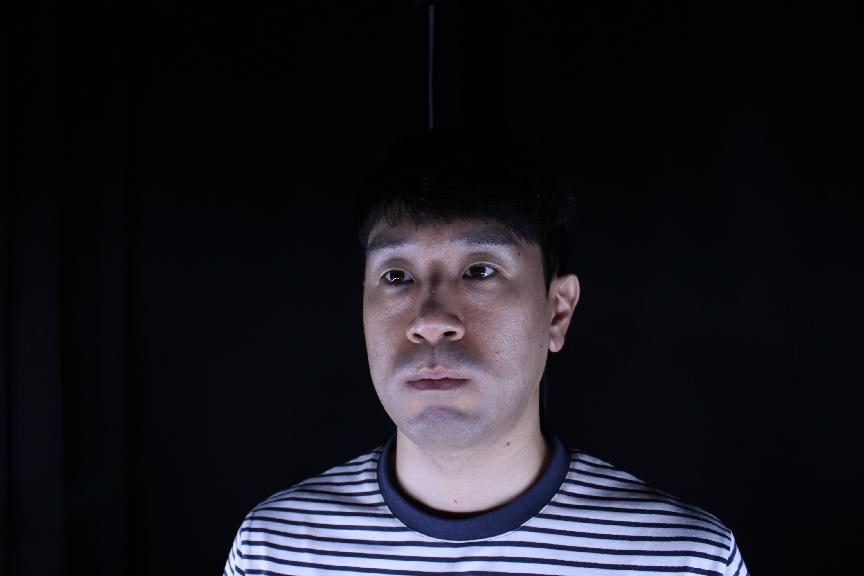
#> input picture src/data/origin/19072332_L12_C6.jpg, 864 x 576 px; its folder holds 4 pictures in this run
$ python label.py
#> lines starting #> are read from the running program, lines starting #| are printed output that depends on the picture; after the words box and inside, x2 and y2 are one past the last pixel; in counts of white or black regions, pixels touching at a corner belong together; pictures that were not available may be replaced by others from this repository, and a replacement may not be noted
### src/selectinwindow.py
# MIT License

# Copyright (c) 2016 Akshay Chavan

# Permission is hereby granted, free of charge, to any person obtaining a copy
# of this software and associated documentation files (the "Software"), to deal
# in the Software without restriction, including without limitation the rights
# to use, copy, modify, merge, publish, distribute, sublicense, and/or sell
# copies of the Software, and to permit persons to whom the Software is
# furnished to do so, subject to the following conditions:

# The above copyright notice and this permission notice shall be included in all
# copies or substantial portions of the Software.

# THE SOFTWARE IS PROVIDED "AS IS", WITHOUT WARRANTY OF ANY KIND, EXPRESS OR
# IMPLIED, INCLUDING BUT NOT LIMITED TO THE WARRANTIES OF MERCHANTABILITY,
# FITNESS FOR A PARTICULAR PURPOSE AND NONINFRINGEMENT. IN NO EVENT SHALL THE
# AUTHORS OR COPYRIGHT HOLDERS BE LIABLE FOR ANY CLAIM, DAMAGES OR OTHER
# LIABILITY, WHETHER IN AN ACTION OF CONTRACT, TORT OR OTHERWISE, ARISING FROM,
# OUT OF OR IN CONNECTION WITH THE SOFTWARE OR THE USE OR OTHER DEALINGS IN THE
# SOFTWARE.

import cv2
import numpy as np
coords = {}

class Rect:

    def __init__(self):
        self.x = None
        self.y = None
        self.w = None
        self.h = None

    def printit(self):
        print (str(self.x) + ',' + str(self.y) + ',' + str(self.w) + ',' + str(self.h))


# endclass

class dragRect:
    def __init__(self):
        # Limits on the canvas
        self.keepWithin = Rect()
        # To store rectangle
        self.outRect = Rect()
        # To store rectangle anchor point
        # Here the rect class object is used to store
        # the distance in the x and y direction from
        # the anchor point to the top-left and the bottom-right corner
        self.anchor = Rect()
        # Selection marker size
        self.sBlk = 4
        # Whether initialized or not
        self.initialized = False

        # Image
        self.image = None

        # Window Name
        self.wname = ""

        # Return flag
        self.returnflag = False

        # FLAGS
        # Rect already present
        self.active = False
        # Drag for rect resize in progress
        self.drag = False
        # Marker flags by positions
        self.TL = False
        self.TM = False
        self.TR = False
        self.LM = False
        self.RM = False
        self.BL = False
        self.BM = False
        self.BR = False
        self.hold = False


# endclass
class utils:


    def init(self, dragObj, Img, windowName, windowWidth, windowHeight, initXYWH):
        # Image
        dragObj.image = Img

        # Window name
        dragObj.wname = windowName

        # Limit the selection box to the canvas
        dragObj.keepWithin.x = 0
        dragObj.keepWithin.y = 0
        dragObj.keepWithin.w = windowWidth
        dragObj.keepWithin.h = windowHeight

        # Set rect to zero width and height
        dragObj.outRect.x = initXYWH[0]
        dragObj.outRect.y = initXYWH[1]
        dragObj.outRect.w = initXYWH[2]
        dragObj.outRect.h = initXYWH[3]


    def initDraw(self, dragObj, Img, windowName, windowWidth, windowHeight, initXYWH):

        self.mouseDown(initXYWH[0], initXYWH[1], dragObj)
        self.mouseMove(initXYWH[0] + initXYWH[2], initXYWH[1] + initXYWH[3], dragObj)
        self.mouseUp(initXYWH[0] + initXYWH[2], initXYWH[1] + initXYWH[3], dragObj)

    # enddef

    # [79 lines left out: functions dragrect, resultCallBack, pointInRect, mouseDoubleClick, not called in this run]
                # cv2.destroyWindow(dragObj.wname)
                # cv2.destroyAllWindows()
            # endif

        # endif


    # enddef

    def mouseDown(self, eX, eY, dragObj):
        if dragObj.active:

            if self.pointInRect(eX, eY, dragObj.outRect.x - dragObj.sBlk,
                        dragObj.outRect.y - dragObj.sBlk,
                        dragObj.sBlk * 2, dragObj.sBlk * 2):
                dragObj.TL = True
                return True
            # endif
            if self.pointInRect(eX, eY, dragObj.outRect.x + dragObj.outRect.w - dragObj.sBlk,
                        dragObj.outRect.y - dragObj.sBlk,
                        dragObj.sBlk * 2, dragObj.sBlk * 2):
                dragObj.TR = True
                return True
            # endif
            if self.pointInRect(eX, eY, dragObj.outRect.x - dragObj.sBlk,
                        dragObj.outRect.y + dragObj.outRect.h - dragObj.sBlk,
                        dragObj.sBlk * 2, dragObj.sBlk * 2):
                dragObj.BL = True
                return True
            # endif
            if self.pointInRect(eX, eY, dragObj.outRect.x + dragObj.outRect.w - dragObj.sBlk,
                        dragObj.outRect.y + dragObj.outRect.h - dragObj.sBlk,
                        dragObj.sBlk * 2, dragObj.sBlk * 2):
                dragObj.BR = True
                return True
            # endif

            if self.pointInRect(eX, eY, dragObj.outRect.x + dragObj.outRect.w / 2 - dragObj.sBlk,
                        dragObj.outRect.y - dragObj.sBlk,
                        dragObj.sBlk * 2, dragObj.sBlk * 2):
                dragObj.TM = True
                return True
            # endif
            if self.pointInRect(eX, eY, dragObj.outRect.x + dragObj.outRect.w / 2 - dragObj.sBlk,
                        dragObj.outRect.y + dragObj.outRect.h - dragObj.sBlk,
                        dragObj.sBlk * 2, dragObj.sBlk * 2):
                dragObj.BM = True
                return True
            # endif
            if self.pointInRect(eX, eY, dragObj.outRect.x - dragObj.sBlk,
                        dragObj.outRect.y + dragObj.outRect.h / 2 - dragObj.sBlk,
                        dragObj.sBlk * 2, dragObj.sBlk * 2):
                dragObj.LM = True
                return True
            # endif
            if self.pointInRect(eX, eY, dragObj.outRect.x + dragObj.outRect.w - dragObj.sBlk,
                        dragObj.outRect.y + dragObj.outRect.h / 2 - dragObj.sBlk,
                        dragObj.sBlk * 2, dragObj.sBlk * 2):
                dragObj.RM = True
                return True
            # endif

            # This has to be below all of the other conditions
            if self.pointInRect(eX, eY, dragObj.outRect.x, dragObj.outRect.y, dragObj.outRect.w, dragObj.outRect.h):
                dragObj.anchor.x = eX - dragObj.outRect.x
                dragObj.anchor.w = dragObj.outRect.w - dragObj.anchor.x
                dragObj.anchor.y = eY - dragObj.outRect.y
                dragObj.anchor.h = dragObj.outRect.h - dragObj.anchor.y
                dragObj.hold = True

                return False

            return False
            # endif

        else:
            dragObj.outRect.x = eX
            dragObj.outRect.y = eY
            dragObj.drag = True
            dragObj.active = True
            return

        # endelseif


    # enddef

    def mouseMove(self, eX, eY, dragObj):

        if dragObj.drag & dragObj.active:
            dragObj.outRect.w = eX - dragObj.outRect.x
            dragObj.outRect.h = eY - dragObj.outRect.y
            self.clearCanvasNDraw(dragObj)
            return True
        # endif

        if dragObj.hold:
            dragObj.outRect.x = eX - dragObj.anchor.x
            dragObj.outRect.y = eY - dragObj.anchor.y

            if dragObj.outRect.x < dragObj.keepWithin.x:
                dragObj.outRect.x = dragObj.keepWithin.x
            # endif
            if dragObj.outRect.y < dragObj.keepWithin.y:
                dragObj.outRect.y = dragObj.keepWithin.y
            # endif
            if (dragObj.outRect.x + dragObj.outRect.w) > (dragObj.keepWithin.x + dragObj.keepWithin.w - 1):
                dragObj.outRect.x = dragObj.keepWithin.x + dragObj.keepWithin.w - 1 - dragObj.outRect.w
            # endif
            if (dragObj.outRect.y + dragObj.outRect.h) > (dragObj.keepWithin.y + dragObj.keepWithin.h - 1):
                dragObj.outRect.y = dragObj.keepWithin.y + dragObj.keepWithin.h - 1 - dragObj.outRect.h
            # endif

            self.clearCanvasNDraw(dragObj)
            return True
        # endif

        if dragObj.TL:
            dragObj.outRect.w = (dragObj.outRect.x + dragObj.outRect.w) - eX
            dragObj.outRect.h = (dragObj.outRect.y + dragObj.outRect.h) - eY
            dragObj.outRect.x = eX
            dragObj.outRect.y = eY
            self.clearCanvasNDraw(dragObj)
            return False
        # endif
        if dragObj.BR:
            dragObj.outRect.w = eX - dragObj.outRect.x
            dragObj.outRect.h = eY - dragObj.outRect.y
            self.clearCanvasNDraw(dragObj)
            return False
        # endif
        if dragObj.TR:
            dragObj.outRect.h = (dragObj.outRect.y + dragObj.outRect.h) - eY
            dragObj.outRect.y = eY
            dragObj.outRect.w = eX - dragObj.outRect.x
            self.clearCanvasNDraw(dragObj)
            return False
        # endif
        if dragObj.BL:
            dragObj.outRect.w = (dragObj.outRect.x + dragObj.outRect.w) - eX
            dragObj.outRect.x = eX
            dragObj.outRect.h = eY - dragObj.outRect.y
            self.clearCanvasNDraw(dragObj)
            return False
        # endif

        if dragObj.TM:
            dragObj.outRect.h = (dragObj.outRect.y + dragObj.outRect.h) - eY
            dragObj.outRect.y = eY
            self.clearCanvasNDraw(dragObj)
            return False
        # endif
        if dragObj.BM:
            dragObj.outRect.h = eY - dragObj.outRect.y
            self.clearCanvasNDraw(dragObj)
            return False
        # endif
        if dragObj.LM:
            dragObj.outRect.w = (dragObj.outRect.x + dragObj.outRect.w) - eX
            dragObj.outRect.x = eX
            self.clearCanvasNDraw(dragObj)
            return False
        # endif
        if dragObj.RM:
            dragObj.outRect.w = eX - dragObj.outRect.x
            self.clearCanvasNDraw(dragObj)
            return False

        return False
        # endif


    # enddef

    def mouseUp(self, eX, eY, dragObj):
        dragObj.drag = False
        self.disableResizeButtons(dragObj)
        self.straightenUpRect(dragObj)
        if dragObj.outRect.w == 0 or dragObj.outRect.h == 0:
            dragObj.active = False
        # endif

        self.clearCanvasNDraw(dragObj)


    # enddef

    def disableResizeButtons(self, dragObj):
        dragObj.TL = dragObj.TM = dragObj.TR = False
        dragObj.LM = dragObj.RM = False
        dragObj.BL = dragObj.BM = dragObj.BR = False
        dragObj.hold = False


    # enddef

    def straightenUpRect(self, dragObj):
        if dragObj.outRect.w < 0:
            dragObj.outRect.x = dragObj.outRect.x + dragObj.outRect.w
            dragObj.outRect.w = -dragObj.outRect.w
        # endif
        if dragObj.outRect.h < 0:
            dragObj.outRect.y = dragObj.outRect.y + dragObj.outRect.h
            dragObj.outRect.h = -dragObj.outRect.h
        # endif


    # enddef

    def clearCanvasNDraw(self, dragObj):
        # Draw

        tmp = dragObj.image.copy()
        cv2.rectangle(tmp, (dragObj.outRect.x, dragObj.outRect.y),
                    (dragObj.outRect.x + dragObj.outRect.w,
                    dragObj.outRect.y + dragObj.outRect.h), (0, 255, 0), 2)

        self.drawSelectMarkers(tmp, dragObj)
        cv2.imshow(dragObj.wname, tmp)

        global coords

        obj = dragRect()
        obj.outRect.x = dragObj.outRect.x
        obj.outRect.y = dragObj.outRect.y
        obj.outRect.w = dragObj.outRect.w
        obj.outRect.h = dragObj.outRect.h
        obj.wname = dragObj.wname
        coords[dragObj.wname] = obj

        tmps = []

        for key in coords.keys():
            _obj = coords[key]

            tmps.append([_obj.outRect.x, _obj.outRect.y,  _obj.outRect.w, _obj.outRect.h])

            cv2.rectangle(tmp, (_obj.outRect.x, _obj.outRect.y),
                    (_obj.outRect.x + _obj.outRect.w,
                    _obj.outRect.y + _obj.outRect.h), (0, 255, 0), 2)

            self.drawSelectMarkers(tmp, _obj)

        # [15 lines of commented-out code are left out]
        cv2.imshow("result", tmp)


        # key = cv2.waitKey(1)

        # if key == 27:
        #     print(tmps)


    # enddef

    def drawSelectMarkers(self, image, dragObj):
        # Top-Left
        cv2.rectangle(image, (int(dragObj.outRect.x - dragObj.sBlk),
                            int(dragObj.outRect.y - dragObj.sBlk)),
                    (int(dragObj.outRect.x - dragObj.sBlk + dragObj.sBlk * 2),
                    int(dragObj.outRect.y - dragObj.sBlk + dragObj.sBlk * 2)),
                    (0, 255, 0), 2)
        # Top-Rigth
        cv2.rectangle(image, (int(dragObj.outRect.x + dragObj.outRect.w - dragObj.sBlk),
                            int(dragObj.outRect.y - dragObj.sBlk)),
                    (int(dragObj.outRect.x + dragObj.outRect.w - dragObj.sBlk + dragObj.sBlk * 2),
                    int(dragObj.outRect.y - dragObj.sBlk + dragObj.sBlk * 2)),
                    (0, 255, 0), 2)
        # Bottom-Left
        cv2.rectangle(image, (int(dragObj.outRect.x - dragObj.sBlk),
                            int(dragObj.outRect.y + dragObj.outRect.h - dragObj.sBlk)),
                    (int(dragObj.outRect.x - dragObj.sBlk + dragObj.sBlk * 2),
                    int(dragObj.outRect.y + dragObj.outRect.h - dragObj.sBlk + dragObj.sBlk * 2)),
                    (0, 255, 0), 2)
        # Bottom-Right
        cv2.rectangle(image, (int(dragObj.outRect.x + dragObj.outRect.w - dragObj.sBlk),
                            int(dragObj.outRect.y + dragObj.outRect.h - dragObj.sBlk)),
                    (int(dragObj.outRect.x + dragObj.outRect.w - dragObj.sBlk + dragObj.sBlk * 2),
                    int(dragObj.outRect.y + dragObj.outRect.h - dragObj.sBlk + dragObj.sBlk * 2)),
                    (0, 255, 0), 2)

        # Top-Mid
        cv2.rectangle(image, (int(dragObj.outRect.x + dragObj.outRect.w / 2 - dragObj.sBlk),
                            int(dragObj.outRect.y - dragObj.sBlk)),
                    (int(dragObj.outRect.x + dragObj.outRect.w / 2 - dragObj.sBlk + dragObj.sBlk * 2),
                    int(dragObj.outRect.y - dragObj.sBlk + dragObj.sBlk * 2)),
                    (0, 255, 0), 2)
        # Bottom-Mid
        cv2.rectangle(image, (int(dragObj.outRect.x + dragObj.outRect.w / 2 - dragObj.sBlk),
                            int(dragObj.outRect.y + dragObj.outRect.h - dragObj.sBlk)),
                    (int(dragObj.outRect.x + dragObj.outRect.w / 2 - dragObj.sBlk + dragObj.sBlk * 2),
                    int(dragObj.outRect.y + dragObj.outRect.h - dragObj.sBlk + dragObj.sBlk * 2)),
                    (0, 255, 0), 2)
        # Left-Mid
        cv2.rectangle(image, (int(dragObj.outRect.x - dragObj.sBlk),
                            int(dragObj.outRect.y + dragObj.outRect.h / 2 - dragObj.sBlk)),
                    (int(dragObj.outRect.x - dragObj.sBlk + dragObj.sBlk * 2),
                    int(dragObj.outRect.y + dragObj.outRect.h / 2 - dragObj.sBlk + dragObj.sBlk * 2)),
                    (0, 255, 0), 2)
        # Right-Mid
        cv2.rectangle(image, (int(dragObj.outRect.x + dragObj.outRect.w - dragObj.sBlk),
                            int(dragObj.outRect.y + dragObj.outRect.h / 2 - dragObj.sBlk)),
                    (int(dragObj.outRect.x + dragObj.outRect.w - dragObj.sBlk + dragObj.sBlk * 2),
                    int(dragObj.outRect.y + dragObj.outRect.h / 2 - dragObj.sBlk + dragObj.sBlk * 2)),
                    (0, 255, 0), 2)

    # enddef

### src/label.py
import cv2 # Opencv ver 3.1.0 used
import numpy as np
import os
import json

import sys
sys.setrecursionlimit(10 ** 9)

import selectinwindow as selectinwindow

wNames = ["left-eye", "right-eye", "left-ear", "right-ear", "nose", "mouth", "face"]


# offset_x, y s relative distance to Image's Center Point
eye = {
    "width": 50,
    "height": 25,
    "offset_x": 60,
    "offset_y": -20,
}
ear = {
    "width": 15,
    "height": 40,
    "offset_x": 100,
    "offset_y": 30,
}
nose = {
    "width": 50,
    "height": 80,
    "offset_x": 0,
    "offset_y": 10,
}
mouth = {
    "width": 70,
    "height": 40,
    "offset_x": 0,
    "offset_y": 90,
}
face = {
    "width": 230,
    "height": 320,
    "offset_x": 0,
    "offset_y": 0,
}

dataDirectory = os.getcwd() + '/data/origin/'
dataFileNames = os.listdir(dataDirectory)
dataFileNames.sort()

labelImageDirectory = os.getcwd() + '/data/label/image/'
labelJsonDirectory = os.getcwd() + '/data/label/json/'
labelFileNames = os.listdir(labelImageDirectory)

for dataFileName in dataFileNames:

    # If label Image Exist, PASS
    labelFileName = 'label_' + dataFileName

    if labelFileName in labelFileNames:
        continue

    image = cv2.imread(dataDirectory + dataFileName)
#> image is the input picture: shape (576, 864, 3); mean B, G, R 32.2, 25.2, 25.5
    imageWidth = image.shape[1]
    imageHeight = image.shape[0]

    centerX = int(imageWidth / 2)
    centerY = int(imageHeight / 2)

    _left_eye = [centerX - eye["offset_x"] - int(eye["width"] / 2), centerY + eye["offset_y"] - int(eye["height"] / 2), eye["width"], eye["height"]]
    _right_eye = [centerX + eye["offset_x"] - int(eye["width"] / 2), centerY + eye["offset_y"] - int(eye["height"] / 2), eye["width"], eye["height"]]
    _left_ear = [centerX - ear["offset_x"] - int(ear["width"] / 2), centerY + ear["offset_y"] - int(ear["height"] / 2), ear["width"], ear["height"]]
    _right_ear = [centerX + ear["offset_x"] - int(ear["width"] / 2), centerY + ear["offset_y"] - int(ear["height"] / 2), ear["width"], ear["height"]]
    _nose = [centerX + nose["offset_x"] - int(nose["width"] / 2), centerY + nose["offset_y"] - int(nose["height"] / 2), nose["width"], nose["height"]]
    _mouth = [centerX + mouth["offset_x"] - int(mouth["width"] / 2), centerY + mouth["offset_y"] - int(mouth["height"] / 2), mouth["width"], mouth["height"]]
    _face = [centerX + face["offset_x"] - int(face["width"] / 2), centerY + face["offset_y"] - int(face["height"] / 2), face["width"], face["height"]]

    # left-eye, right-eye, ,left-ear, right-ear, nose, mouth, face
    # initXYWHx = [(100, 55, 30, 30), (170, 55, 30, 30),
    #             (70, 55, 10, 30), (230, 55, 10, 30),
    #             (140, 110, 30, 30), (115, 165, 70, 20), (60, 20, 200, 200)]
    initXYWHx = [_left_eye, _right_eye, _left_ear, _right_ear, _nose, _mouth, _face]

    rects = [selectinwindow.dragRect() for _ in range(len(wNames))]
    selectinwindows = [selectinwindow.utils() for _ in range(len(wNames))]

    for i in range(len(wNames)):
        cv2.namedWindow(wNames[i])
        selectinwindows[i].init(rects[i], image, wNames[i], imageWidth, imageHeight, initXYWHx[i])

        cv2.setMouseCallback(rects[i].wname, selectinwindows[i].dragrect, rects[i])

    for i in range(len(wNames)):
        selectinwindows[i].initDraw(rects[i], image, wNames[i], imageWidth, imageHeight, initXYWHx[i])
#> this loop made 7 passes
#> pass 1, in clearCanvasNDraw, `cv2.imshow(dragObj.wname, tmp)`:
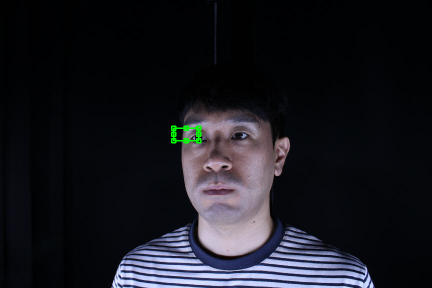
#> window 'left-eye': shape (576, 864, 3) (shown at 1/2 size); mean B, G, R 32.1, 25.6, 25.4
#> pass 2, in clearCanvasNDraw (call 3), `cv2.imshow(dragObj.wname, tmp)`:
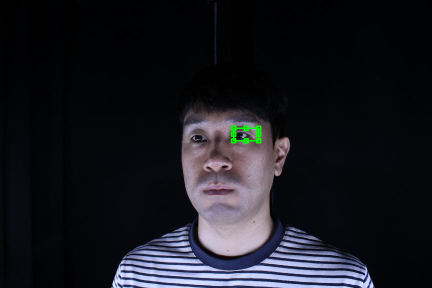
#> window 'right-eye': shape (576, 864, 3) (shown at 1/2 size); mean B, G, R 32, 25.5, 25.3
#> pass 2, in clearCanvasNDraw (call 3), `cv2.imshow("result", tmp)`:
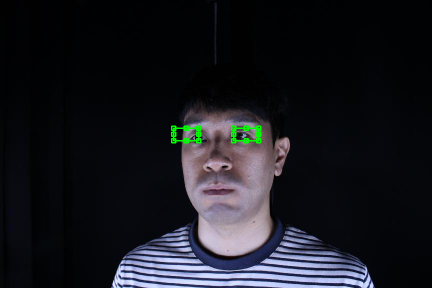
#> window 'result': shape (576, 864, 3) (shown at 1/2 size); mean B, G, R 31.9, 25.9, 25.2

    cv2.namedWindow("result")
    cv2.setMouseCallback("result", selectinwindow.utils().resultCallBack, rects)


    enter = 13
    esc = 27

    print('ESC: PASS to Next Image, ENTER: SEE Label Image\n')

    while True:
        key = cv2.waitKey(1)
#> (key Esc is pressed here)

        if key == esc:
            print('PASS!')
            break

        elif key == enter:

            cv2.destroyAllWindows()

            for rect in selectinwindow.coords.values():
                cv2.rectangle(image, (rect.outRect.x, rect.outRect.y),
                    (rect.outRect.x + rect.outRect.w,
                    rect.outRect.y + rect.outRect.h), (0, 0, 255), 1)

            cv2.imshow('result', image)

            print('ESC: PASS and DO NOT SAVE, ENTER: SAVE this Label Image\n')

            while True:
                key = cv2.waitKey(1)

                if key == esc:
                    print('PASS!\n')
                    break

                elif key == enter:
                    # SAVE json file
                    jsonFileName = labelJsonDirectory + labelFileName[:-4] + '.json'
                    label_data = {}

                    for name in wNames:
                        label_data[name] = selectinwindow.coords[name].outRect.__dict__

                    # for rect in selectinwindow.coords.keys():
                    #     label_data[rect] = selectinwindow.coords[rect].outRect.__dict__

                    with open(jsonFileName,  'w', encoding="utf-8") as make_file:
                        json.dump(label_data, make_file, ensure_ascii=False, indent="\t")

                    cv2.imwrite(labelImageDirectory + labelFileName, image)

                    print(jsonFileName,'SAVED!')

                    break

            break

    cv2.destroyAllWindows()
#> pass 2 of the loop `for dataFileName in dataFileNames:`:
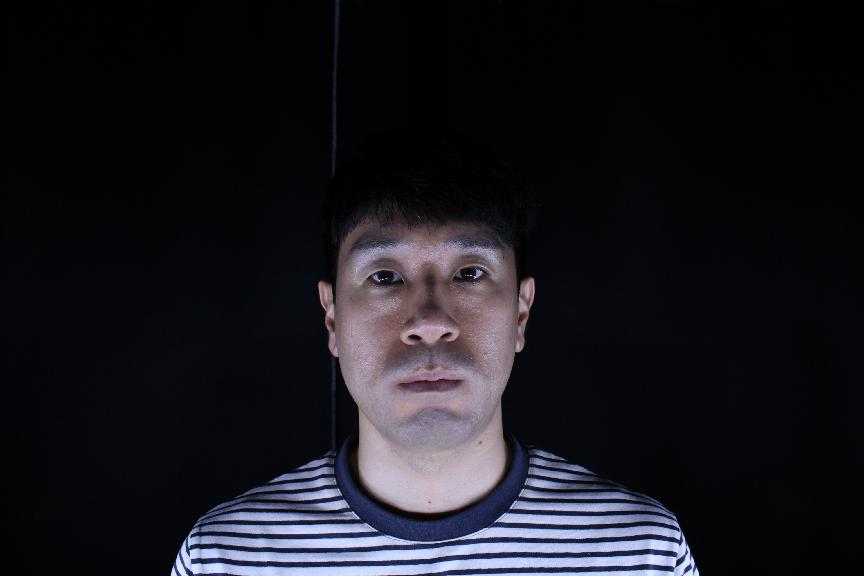
#> input picture src/data/origin/19072332_L12_C7.jpg, 864 x 576 px
#> image is the input picture: shape (576, 864, 3); mean B, G, R 31.5, 25.1, 25.5
#> the loop `for i in range(len(wNames)):` made 7 passes
#> pass 1, in clearCanvasNDraw (call 15), `cv2.imshow("result", tmp)`:
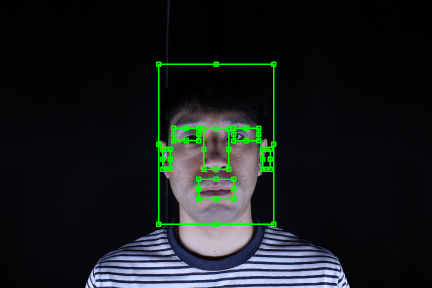
#> window 'result': shape (576, 864, 3) (shown at 1/2 size); mean B, G, R 30.1, 29, 23.9
#> (key Enter is pressed here)
#> after the loop `for rect in selectinwindow.coords.values():`:
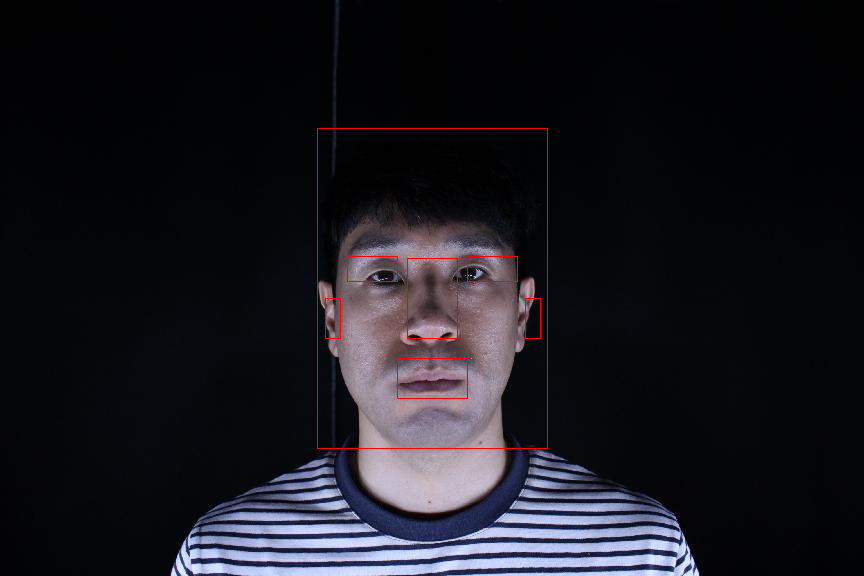
#> image: shape (576, 864, 3); 0.42% of pixels changed, all inside (x1, y1, x2, y2) = (317, 128, 548, 449)
#> (key Esc is pressed here)

print('FINISHED!')
